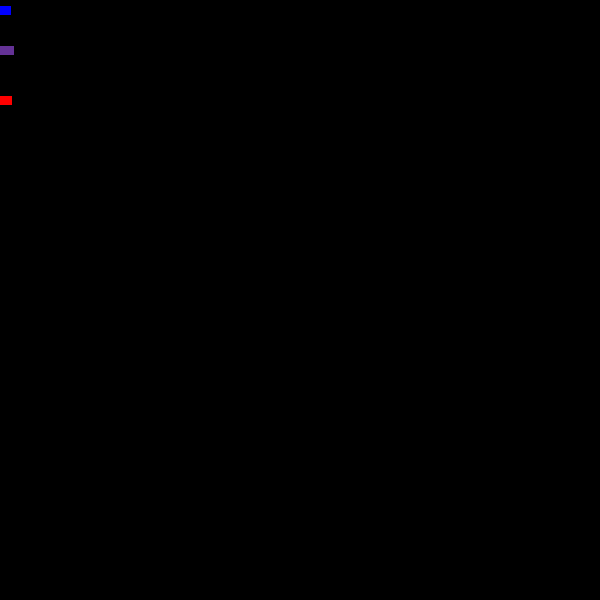
Frame 1 (no input)
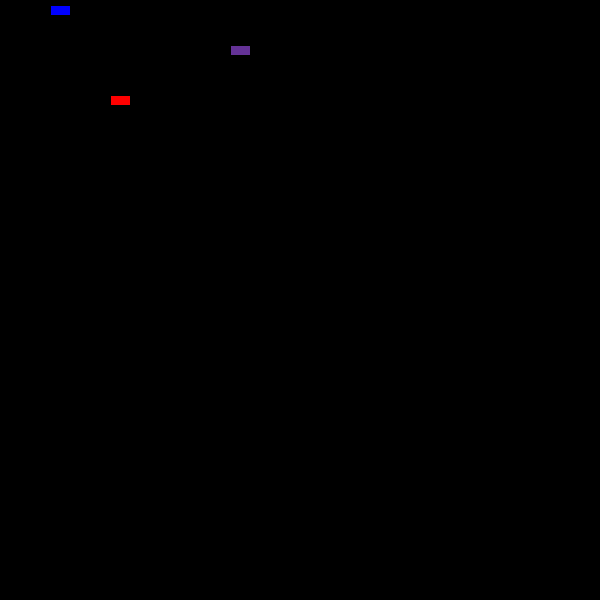
Frame 60 (the mouse pressed at the canvas centre just before this capture)
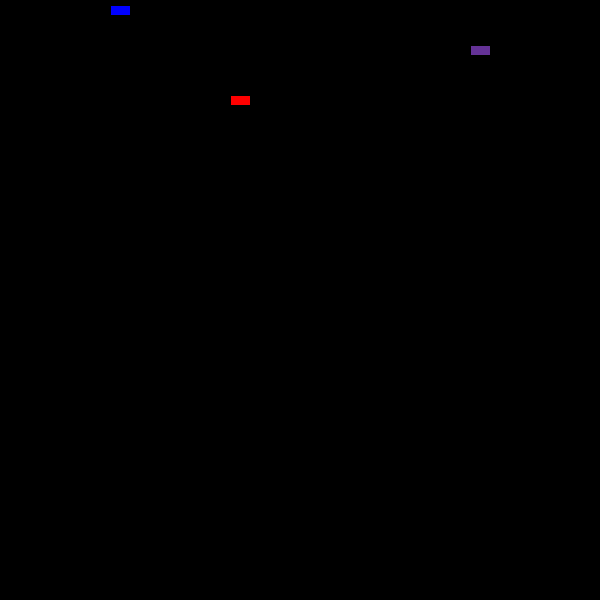
Frame 120 (the mouse held since frame 60 and released just before this capture)

The Processing sketch that drew these frames (run headless with seeded random() and noise(); from frame 60 on, the mouse is pressed at the canvas centre):

// Processing sketch: processing_119171
// ── processing_119171.pde


// Example: Two Car objects
Car myCar1;
Car myCar2; // Two objects!
Car myCar3;

void setup() {
  size(600,600);
  // Parameters go inside the parentheses when the object is constructed.
  myCar1 = new Car(color(255,0,0),0,100,2); 
  myCar2 = new Car(color(0,0,255),0,10,1);
  myCar3 = new Car(color(100,50,150),0,50,4);
}

void draw() {
  background(0);
  myCar1.drive();
  myCar1.display();
  myCar2.drive();
  myCar2.display();
  myCar3.drive();
  myCar3.display();
}

// Even though there are multiple objects, we still only need one class. 
// No matter how many cookies we make, only one cookie cutter is needed.
class Car { 
  color c;
  float xpos;
  float ypos;
  float xspeed;

  // The Constructor is defined with arguments.
  Car(color tempC, float tempXpos, float tempYpos, float tempXspeed) { 
    c = tempC;
    xpos = tempXpos;
    ypos = tempYpos;
    xspeed = tempXspeed;
  }

  void display() {
    stroke(0);
    fill(c);
    rectMode(CENTER);
    rect(xpos,ypos,20,10);
  }

  void drive() {
    xpos = xpos + xspeed;
    if (xpos > width) {
      xpos = 0;
    }
  }
}
